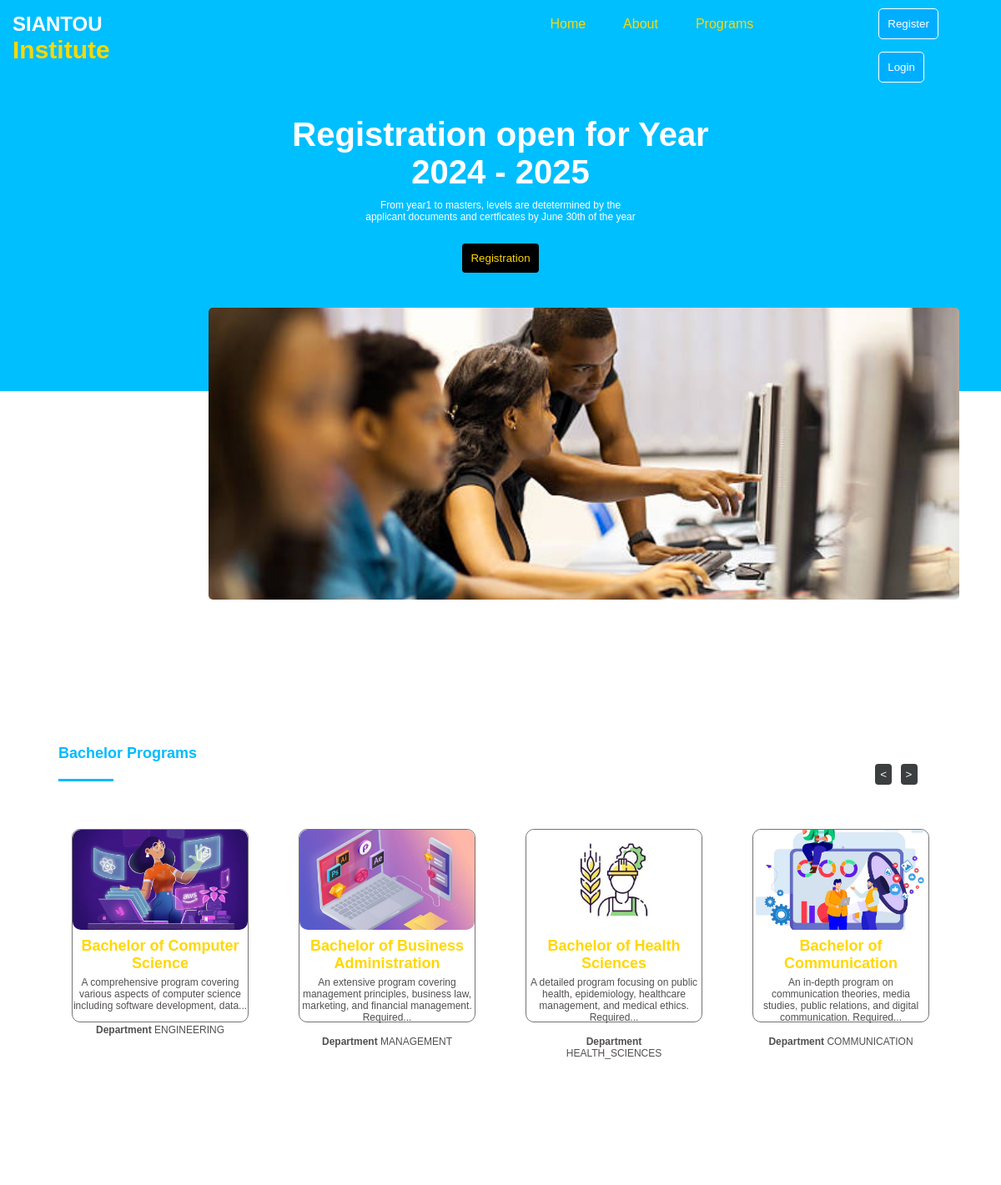
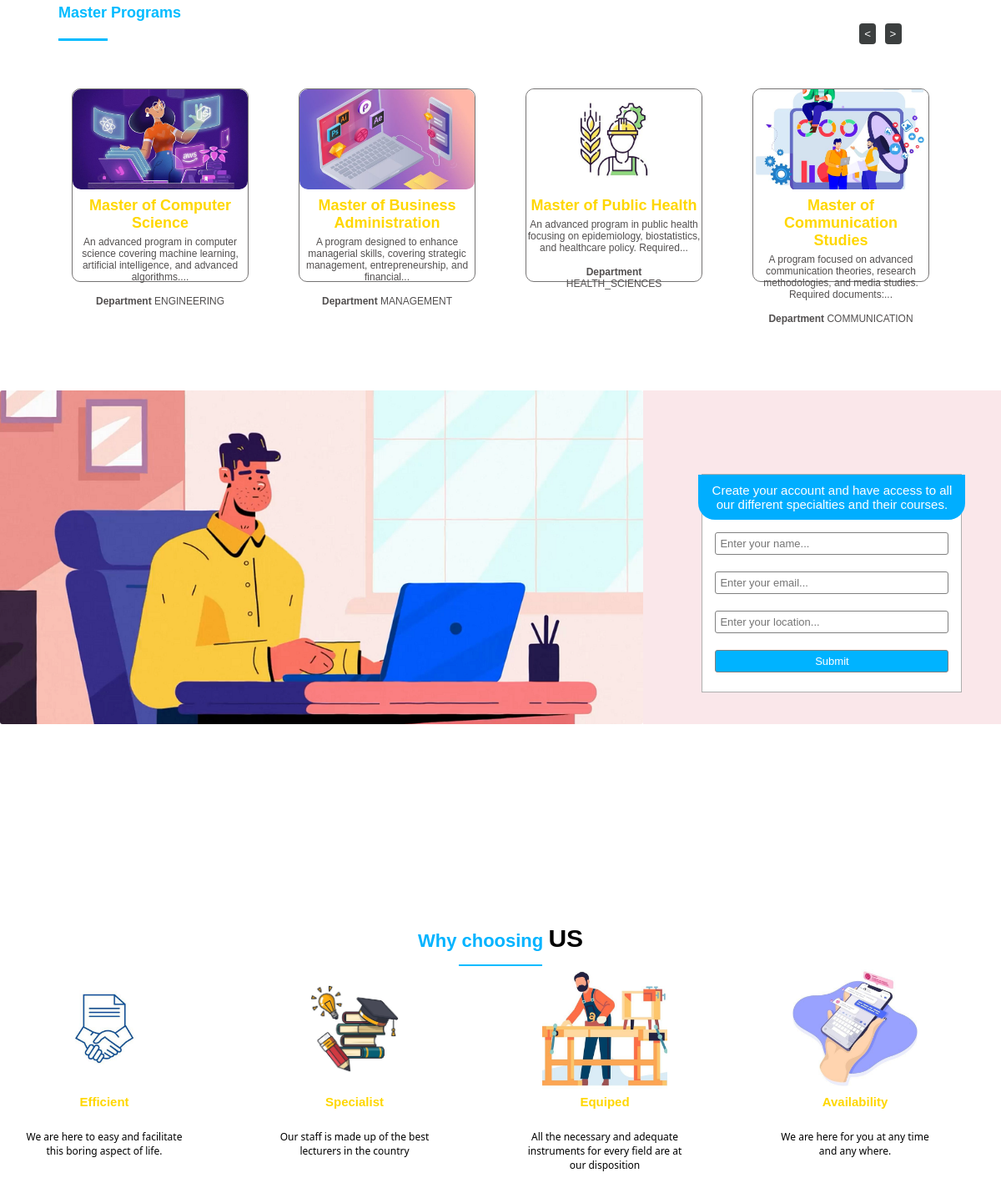
The page / on the database its author committed (2 pictures, top to bottom).
### models.py (models this page shows)
class Program(db.Model):
    __tablename__ = 'program'
    id = db.Column(db.Integer, primary_key=True)
    name = db.Column(db.String(50), nullable=False)
    department = db.Column(db.String(50), nullable=False)
    tuition = db.Column(db.Float, nullable=False)
    description = db.Column(db.Text, nullable=False)
    registrations = db.relationship('Registration', backref='program', lazy=True)
    program_courses = db.relationship('ProgramCourse', backref='program', lazy=True)
    created_at = db.Column(db.DateTime, default=datetime.now())
    updated_at = db.Column(db.DateTime, default=datetime.now(), onupdate=datetime.now())

### blueprints/main.py (the view)
@bp.route('/')
def home():
    programs = Program.query.all()
    return render_template("school2.html", programs=programs)

### templates/school2.html (shortened to what this page needs)
<!DOCTYPE html>
<html lang="en">
<head>
    <link rel="stylesheet" href="{{ url_for('static', filename='school.css') }}"/>
</head>
<body>
    <div class="schoolSyst">
        <div class="navBar">
            <div class="logo">
                <h2>SIANTOU <span>Institute</span></h2>
            </div>
            <div class="navElts">
                <ul>
                    <li><a href="#"> Home </a></li>
                    <li><a href="#"> About </a></li>
                    <li><a href="#"> Programs </a></li>
                </ul>
            </div>
            <div class="btns">
                {% if 'user_id' in session %}
                   <button class="logo"> <a href="{{ url_for('main.logout') }}">Logout</a> </button>
                {% else %}
                    <button class="register"><a href="{{ url_for('main.register') }}">Register</a></button>
                    <button class="logo"><a href="{{ url_for('main.login') }}">Login</a></button>
                {% endif %}
            </div>
        </div>
        <div class="headElt">
            <h2> Registration open for Year <br />2024 - 2025 </h2>
            <p>From year1 to masters, levels are detetermined by the <br/> applicant documents and certficates by June 30th of the year</p>
            <button class="register"><a href="">Registration</a></button>
        </div>
        <div class="img">
            <img src="{{ url_for('static', filename='back3.jpg') }}">
        </div>
        <div class="AllCards">
            <div class="teachHead"><h1>Bachelor Programs</h1>
                <div class="mov">
                    <button><</button>
                    <button>></button>
                </div>
            </div>
            <div class="teacher">
                <a href="#" >
                            <div class="cardsJob">
                            <a href="{{ url_for('main.program_detail', program_id=programs[0].id) }}"><img src="{{ url_for('static', filename='swe.jpg') }}"/></a>
                                <h2> {{ programs[0].name }}</h2>
                                <p>{{ programs[0].description | truncate(120) }}</p>
                                <div class="MoreInfo">
                                    <p><strong>Department</strong> {{ programs[0].department }}</p>
                                </div>
                            </div>
                        </a>
                        <a href="" ><div class="cardsJob">
                            <a href="{{ url_for('main.program_detail', program_id=programs[1].id) }}"><img src="{{ url_for('static', filename='designer.jpeg') }}"/></a>
                            <h2> {{ programs[1].name }} </h2>
                            <p>{{ programs[1].description | truncate(120) }}</p>
                            <div class="MoreInfo">
                                <p><strong>Department</strong> {{ programs[1].department }}</p>
                            </div>
                        </div></a>
                        <a href="" ><div class="cardsJob">
                            <a href="{{ url_for('main.program_detail', program_id=programs[2].id) }}"><img src="{{ url_for('static', filename='agricEng.jpeg') }}"/></a>
                            <h2> {{ programs[2].name }} </h2>
                            <p>{{ programs[2].description | truncate(120) }}</p>
                            <div class="MoreInfo">
                                <p> <strong>Department</strong> {{ programs[2].department }}</p>
                            </div>
                        </div></a>
                        <a href="" ><div class="cardsJob">
                            <a href="{{ url_for('main.program_detail', program_id=programs[3].id) }}"><img src="{{ url_for('static', filename='marketer.jpeg') }}"/></a>
                            <h2> {{ programs[3].name }} </h2>
                            <p>{{ programs[3].description | truncate(120) }}</p>
                            <div class="MoreInfo">
                                <p><strong>Department</strong> {{ programs[3].department }}</p>
                            </div>
                        </div></a>
            </div>
        </div>
    <div class="AllCards">
            <div class="teachHead"><h1>Master Programs</h1>
                <div class="mov">
                    <button><</button>
                    <button>></button>
                </div>
            </div>
            <div class="teacher">
                        <a href="#" >
                            <div class="cardsJob">
                            <a href="{{ url_for('main.program_detail', program_id=programs[4].id) }}"><img src="{{ url_for('static', filename='swe.jpg') }}"/></a>
                                <h2> {{ programs[4].name }}</h2>
                                <p>{{ programs[4].description | truncate(120) }}</p>
                                <div class="MoreInfo">
                                    <p><strong>Department</strong> {{ programs[4].department }}</p>
                                </div>
                            </div>
                        </a>
                        <a href="" ><div class="cardsJob">
                            <a href="{{ url_for('main.program_detail', program_id=programs[5].id) }}"><img src="{{ url_for('static', filename='designer.jpeg') }}"/></a>
                            <h2> {{ programs[5].name }} </h2>
                            <p>{{ programs[5].description | truncate(120) }}</p>
                            <div class="MoreInfo">
                                <p><strong>Department</strong> {{ programs[5].department }}</p>
                            </div>
                        </div></a>
                        <a href="" ><div class="cardsJob">
                            <a href="{{ url_for('main.program_detail', program_id=programs[6].id) }}"><img src="{{ url_for('static', filename='agricEng.jpeg') }}"/></a>
                            <h2> {{ programs[6].name }} </h2>
                            <p>{{ programs[6].description | truncate(120) }}</p>
                            <div class="MoreInfo">
                                <p> <strong>Department</strong> {{ programs[6].department }}</p>
                            </div>
                        </div></a>
                        <a href="" ><div class="cardsJob">
                            <a href="{{ url_for('main.program_detail', program_id=programs[7].id) }}"><img src="{{ url_for('static', filename='marketer.jpeg') }}"/></a>
                            <h2> {{ programs[7].name }} </h2>
                            <p>{{ programs[7].description | truncate(120) }}</p>
                            <div class="MoreInfo">
                                <p><strong>Department</strong> {{ programs[7].department }}</p>
                            </div>
                        </div></a>
            </div>
        </div>
            <div class="bigNav">
                <img src="{{ url_for('static', filename='img1.png') }}">
                <div class="form">
                    <form>
                        <p> Create your account and have access to all our different specialties and their courses.</p>
                        <input type="name" name="name" placeholder="Enter your name...">
                        <input type="email" name="email" placeholder="Enter your email...">
                        <input type="location" name="location" placeholder="Enter your location...">
                        <input type="submit">
                    </form>
                </div>
            </div>
            <div class="part4">
                <h2>Why choosing <span>US</span></h2>
                <div class="line">
                    <p></p>
                </div>
                <div class="new-card">
                    <div class="icon">
                        <img src="{{ url_for('static', filename='icon4.jpg') }}" alt="">
                        <h4>Efficient</h4>
                        <p> We are here to easy and facilitate this boring aspect of life.</p>
                    </div>
                    <div class="icon">
                        <img src="{{ url_for('static', filename='student.jpeg') }}" alt="">
                        <h4> Specialist </h4>
                        <p> Our staff is made up of the best lecturers in the country</p>
                    </div>
                    <div class="icon">
                        <img src="{{ url_for('static', filename='carpenter.jpeg') }}" alt="">
                        <h4> Equiped </h4>
                        <p> All the necessary and adequate instruments for every field are at our disposition</p>
                    </div>
                    <div class="icon">
                        <img src="{{ url_for('static', filename='chtlogo.jpg') }}" alt="">
                        <h4> Availability </h4>
                        <p> We are here for you at any time and any where.</p>
                    </div>
                </div>
            </div>
        </div>
</body>
</html>

### static/school.css (style rules this page uses)
* { margin: 0; padding: 0; }
.schoolSyst { font-family: Arial, Helvetica, sans-serif; }
.navBar { display: flex; flex-direction: row; border-bottom: rgb(73, 73, 73); width: 100%; color: white; background-color: rgb(0, 191, 255); }
.logo { margin: 15px; }
.logo h2 span { color: rgba(255, 217, 0, 0.957); font-size: 30px; }
.navElts { align-items: right; position: relative; left: 30%; }
.navElts ul { display: flex; flex-direction: row; margin: 20px; align-items: right; }
.navElts ul li { list-style-type: none; font-size: 16px; margin-left: 45px; }
ul li a { text-decoration: none; color: gold; }
.btns { margin: 10px 10px 5px 40%; }
.btns button { background-color: rgb(0, 174, 255); border: 1px solid grey; border-radius: 5px; border-color: white; padding: 10px; margin-left: 10px; }
.btns button a { color:white; text-decoration:none; }
.headElt { width: 100%; background-color: rgb(0, 191, 255); padding: 0px; text-align: center; color: white; height: 350px; overflow: hidden; }
.headElt h2 { font-size: 40px; margin-top: 20px; }
.headElt p { margin: 10px; color: white; font-size: 12px; }
.headElt button { padding: 10px; border-radius: 4px; border: transparent; background-color: black; margin: 15px; }
.headElt button a { color: gold; text-decoration: none; }
.img { margin: -100px 5px 10px 250px; }
.img img { object-fit: cover; width: 900px; height: 350px; border-radius: 5px; }
.AllCards .cardsJob { border: 1px solid rgb(117, 115, 115); border-radius: 10px; width: 210px; height: 230px; text-align: center; margin: 30px; }
.AllCards .cardsJob h2 { color: gold; margin: 5px; text-align: center; font-size: 18px; }
.AllCards .cardsJob .MoreInfo p { margin: 15px; }
.AllCards .cardsJob p { color: rgb(82, 79, 79); font-size: 12px; }
.AllCards .cardsJob a img { width: 210px; height: 120px; object-fit: cover; border-radius: 10px; }
.teacher { display: grid; justify-content: space-around; margin: 10px; grid-template-columns: repeat(4, 1fr); justify-content: center; display: flex; }
.AllCards h1 { margin: 20px; font-size: 18px; color: rgb(0, 187, 255); position: relative; font-family:'Gill Sans', 'Gill Sans MT', Calibri, 'Trebuchet MS', sans-serif; transform: translateX(50px); }
.AllCards h1:before { content: ""; height: 3px; bottom: -3px; width: 40%; position: absolute; background-color: rgb(0, 187, 255); align-self: center; }
.AllCards { margin-top: 150px; }
.teachHead { display: flex; flex-direction: row; }
.mov { margin: 40px 5px 10px 70%; }
.mov button { margin: 3px; padding: 5px; background-color: rgb(60, 63, 63); color: white; border: transparent; width: 20px; border-radius: 4px; }
.bigNav { display: flex; margin-top: 100px; }
.bigNav img { height: 400px; width: 900px; object-fit: cover; border-radius: 3px; }
.form { background-color: rgba(248, 223, 227, 0.741); display: flex; width: 500px; }
.form form { display: flex; flex-direction: column; padding: 5px; border: 1px solid rgb(174, 174, 174); margin: 100px 10px 10px 70px; width: 300px; background-color: white; height: 250px; }
form p { text-align: center; color: white; font-size: 15px; width: 300px; background-color: rgb(0, 174, 255); padding: 10px; transform: translate(-10px, -5px); border-bottom-left-radius: 20px; border-bottom-right-radius: 20px; }
form input { margin: 10px; padding: 5px; font-size: 13px; border-radius: 3px; border: 1px solid grey; }
form input[type="submit"] { background-color: rgb(0, 179, 255); color: white; }
.part4 { margin-top: 240px; width: 100%; }
.part4 h2 { margin: 50px 10px 10px 10px; font-size: 22px; text-align: center; color: rgb(0, 179, 255); padding-bottom: 4px; }
.part4 h2 span { font-size: 30px; color: black; }
.line { display: flex; justify-content: center; align-items: center; }
.line p { background-color: rgb(0, 187, 255); height: 2px; width: 100px; text-align: center; }
.new-card { display: grid; grid-template-columns: repeat(4, 1fr); }
.new-card img { width: 150px; height: 150px; object-fit: cover; margin-left: 50px; }
.icon h4 { font-size: 15px; color: gold; text-align: center; }
.icon p { font-family: 'Segoe UI', Tahoma, Geneva, Verdana, sans-serif; font-size: 12px; text-align: center; margin: 25px; }
.icon { width: 250px; }

### rows shown on the page
Program: name "Bachelor of Computer Science", description "A comprehensive program covering various aspects of computer science including software development, data...", department "ENGINEERING"
Program: name "Bachelor of Business Administration", description "An extensive program covering management principles, business law, marketing, and financial management. Required...", department "MANAGEMENT"
Program: name "Bachelor of Health Sciences", description "A detailed program focusing on public health, epidemiology, healthcare management, and medical ethics. Required...", department "HEALTH_SCIENCES"
Program: name "Bachelor of Communication", description "An in-depth program on communication theories, media studies, public relations, and digital communication. Required...", department "COMMUNICATION"
Program: name "Master of Computer Science", description "An advanced program in computer science covering machine learning, artificial intelligence, and advanced algorithms....", department "ENGINEERING"
Program: name "Master of Business Administration", description "A program designed to enhance managerial skills, covering strategic management, entrepreneurship, and financial...", department "MANAGEMENT"
Program: name "Master of Public Health", description "An advanced program in public health focusing on epidemiology, biostatistics, and healthcare policy. Required...", department "HEALTH_SCIENCES"
Program: name "Master of Communication Studies", description "A program focused on advanced communication theories, research methodologies, and media studies. Required documents:...", department "COMMUNICATION"
